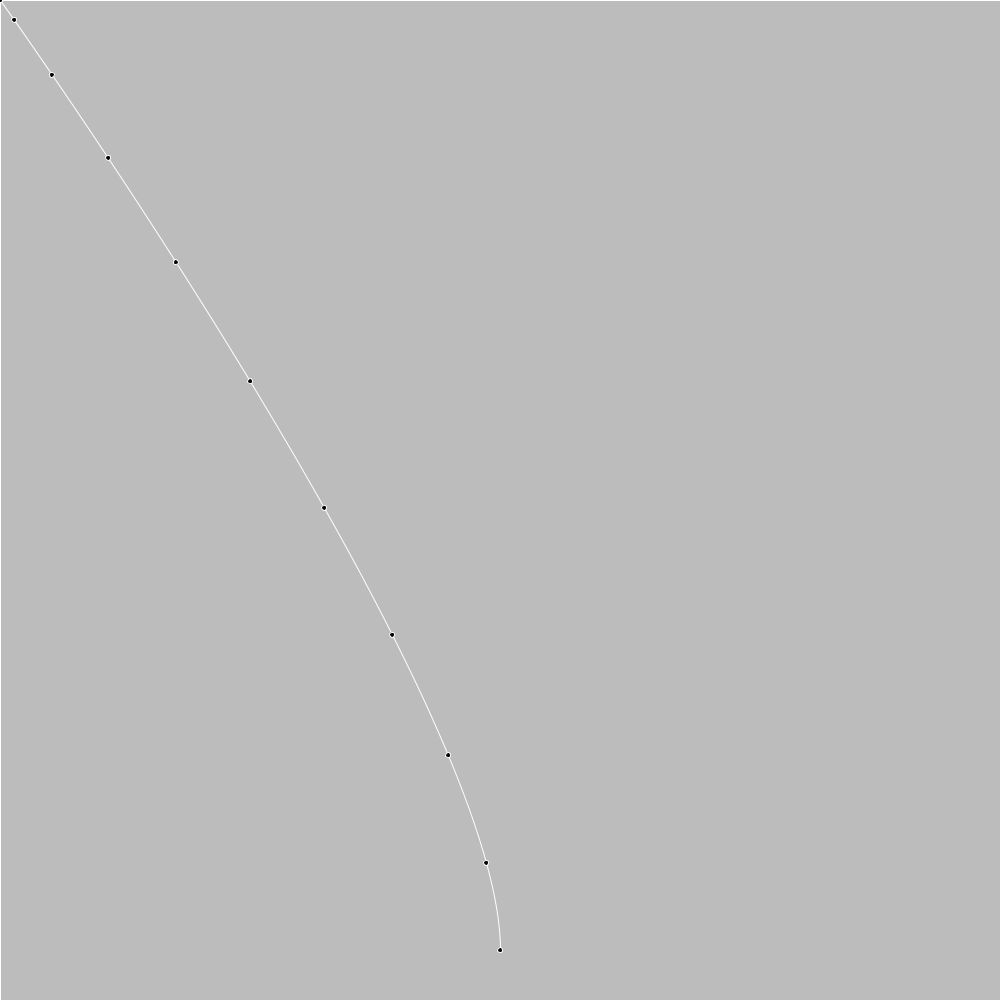
Frame 1 (no input)
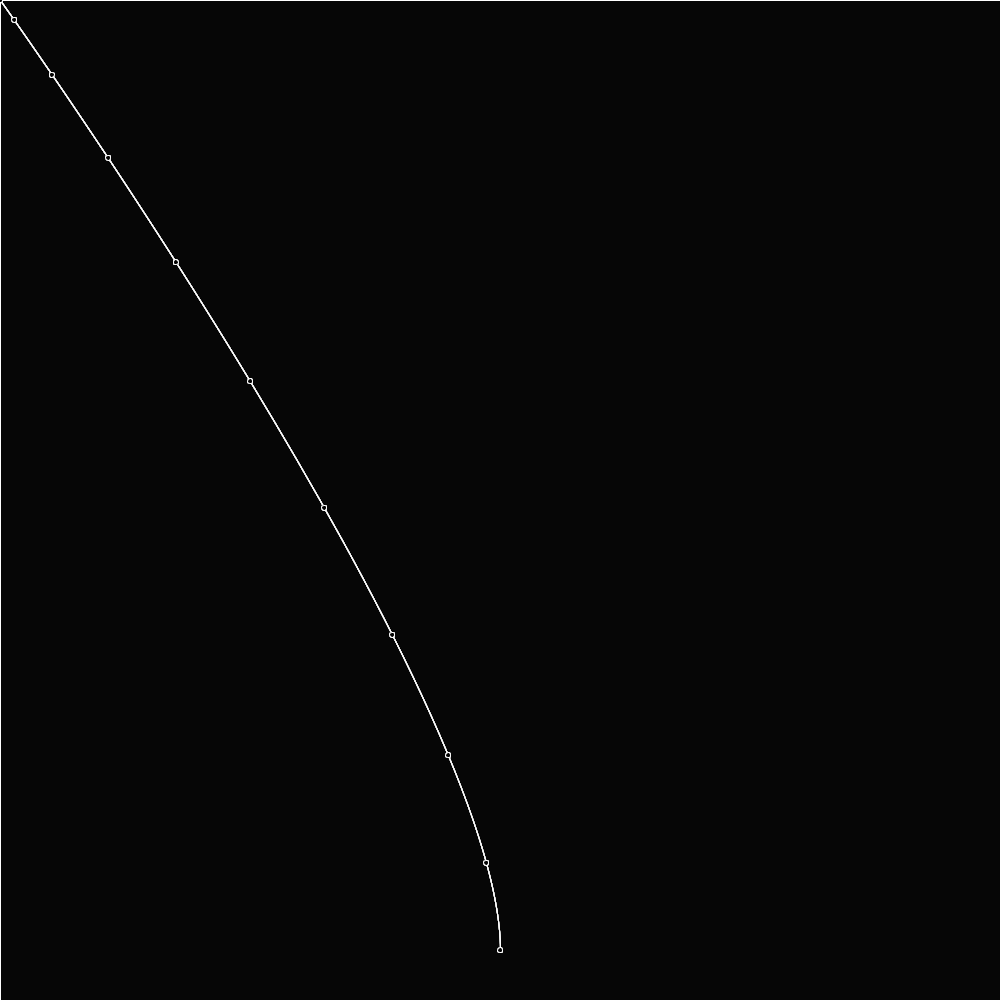
Frame 60 (the mouse pressed at the canvas centre just before this capture)
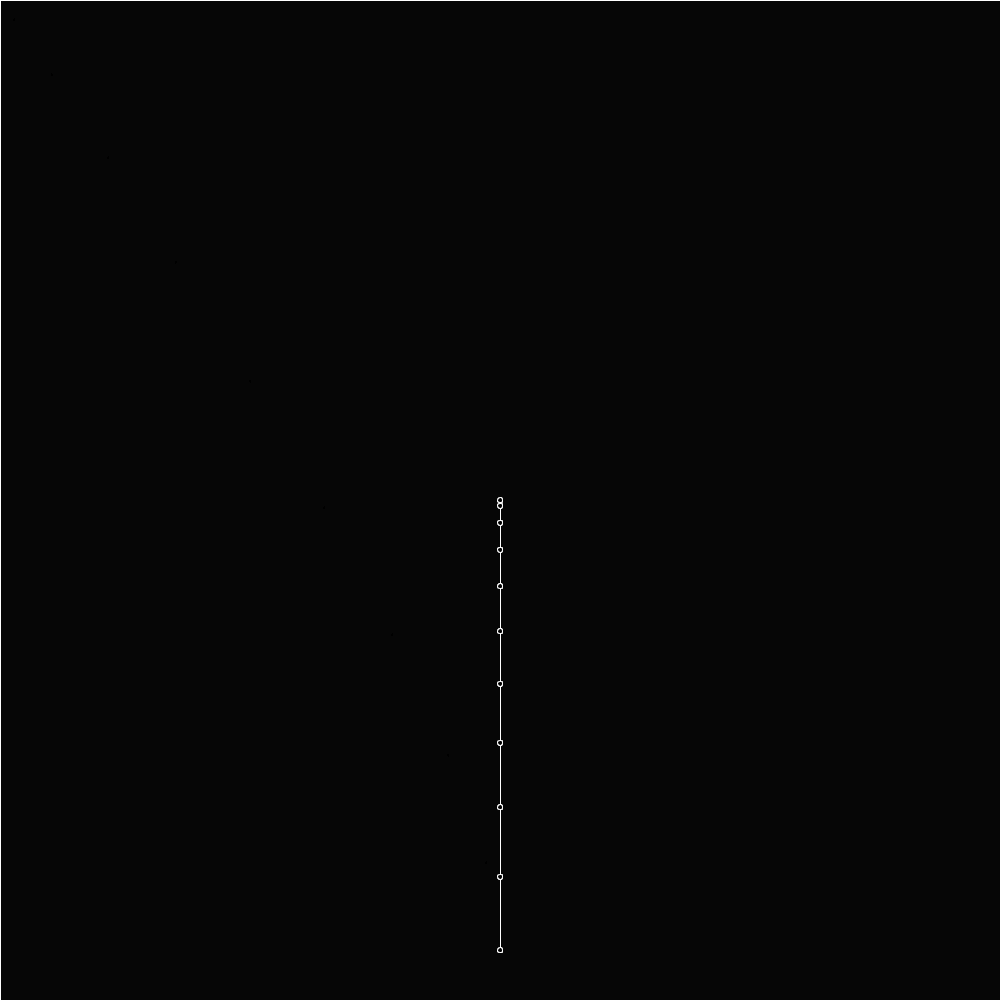
Frame 120 (the mouse held since frame 60 and released just before this capture)

The Processing sketch that drew these frames (run headless with seeded random() and noise(); from frame 60 on, the mouse is pressed at the canvas centre):

// Processing sketch: MyBezier
// ── MyBezier.pde
  int steps = 10;
  
void setup() {
  fill(0);
  stroke(255);
  pushStyle();
  size(1000, 1000); 
  stroke(255);
  noFill();
  smooth(4);
  
  
}

void draw() {
  fill(0,20);
  rect(0,0, width,height);
  noFill();
  stroke(255);
  bezier(width/2, height-50, width/2, height-300, mouseX, mouseY, mouseX, mouseY);
  
  for (int i = 0; i <= steps; i++) {
  float t = i / float(steps);
  float x = bezierPoint(width/2, width/2, mouseX, mouseX, t);
  float y = bezierPoint(height-50, height-300, mouseY, mouseY, t);
  popStyle();
  ellipse(x, y, 5, 5);
  pushStyle();
  }
}
